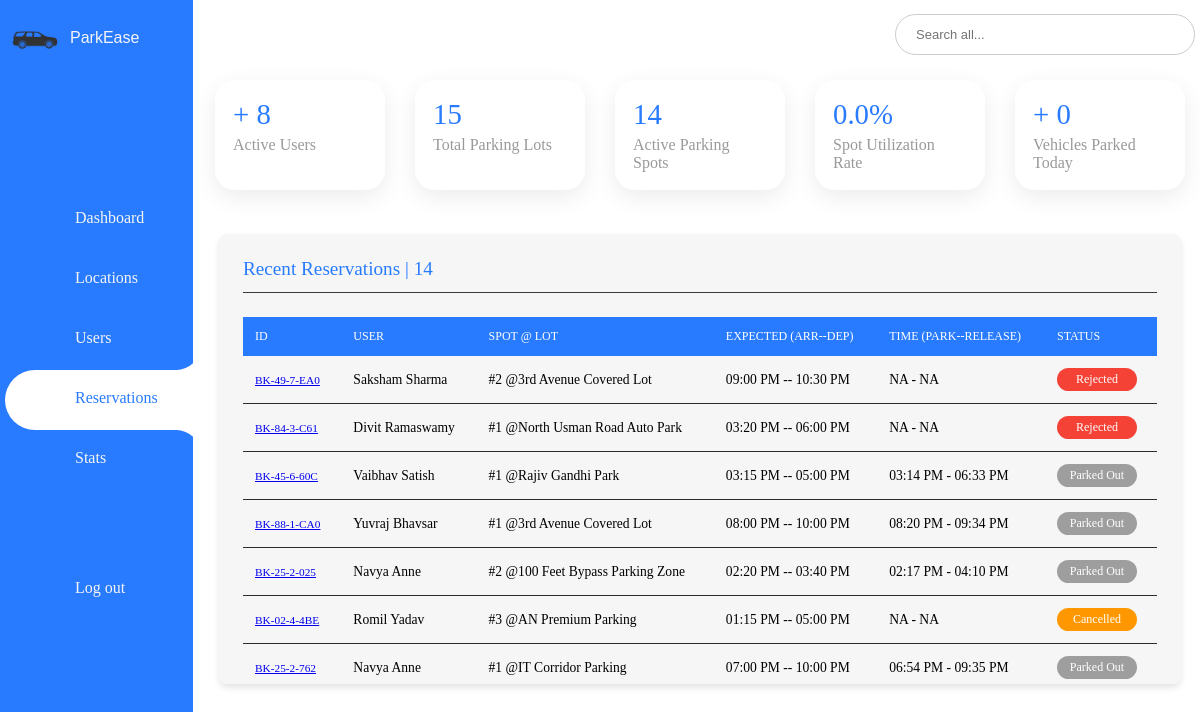
The page /admin/activity_log on the database as committed earlier.
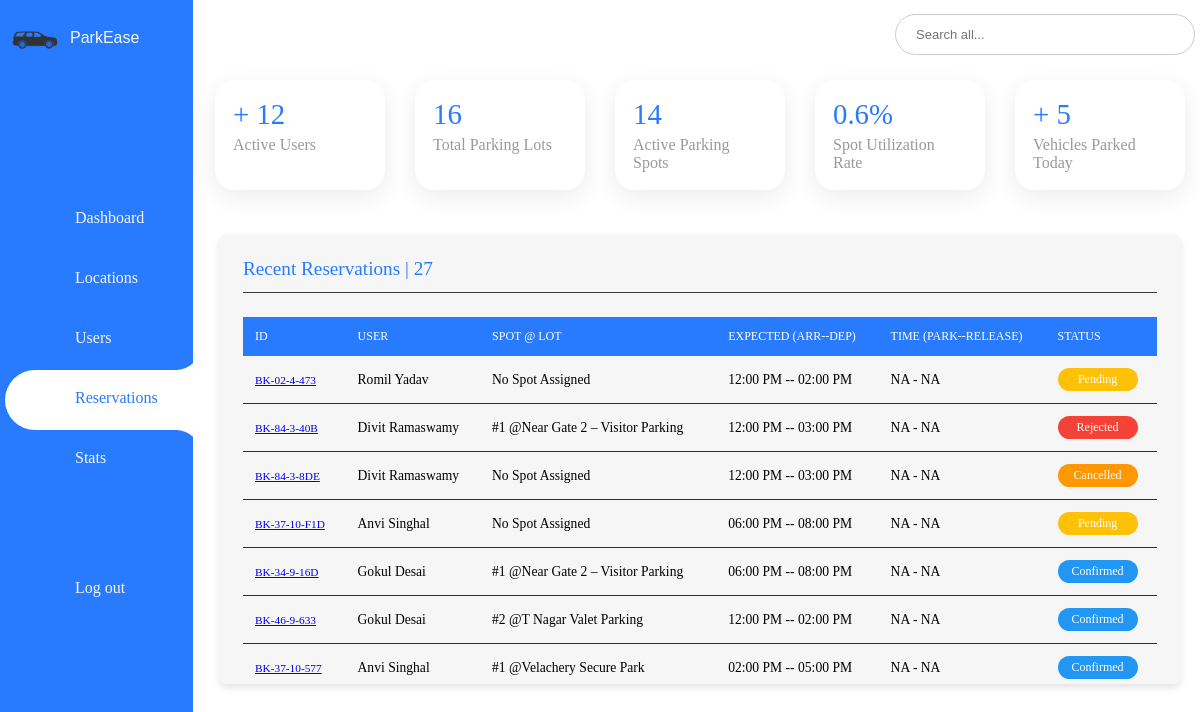
The same page on the database as committed later.
### model.py (models this page shows, shortened)
class Reservation(db.Model):
    id = db.Column(db.Integer, primary_key=True)
    booking_id = db.Column(db.String(50), unique=True, nullable=False)
    booking_timestamp = db.Column(db.DateTime, default=datetime.utcnow)
    lot_id = db.Column(db.Integer, db.ForeignKey('parking_lot.id'), nullable=False)
    spot_id = db.Column(db.Integer, db.ForeignKey('parking_spot.id'))
    user_id = db.Column(db.Integer, db.ForeignKey('user.id'))
    vehicle_id = db.Column(db.Integer, db.ForeignKey('vehicle.id'))
    expected_arrival = db.Column(db.DateTime, nullable=False)
    expected_departure = db.Column(db.DateTime, nullable=False)
    parking_timestamp = db.Column(db.DateTime)
    leaving_timestamp = db.Column(db.DateTime)
    parking_cost = db.Column(db.Float)
    status = db.Column(db.String(20), default='Pending')
    cancellation_reason = db.Column(db.String(200))
    lot = db.relationship('ParkingLot')
    spot = db.relationship('ParkingSpot', backref=db.backref('reservations', lazy='dynamic'))
    user = db.relationship('User', overlaps="reservations,user_ref")
    vehicle = db.relationship('Vehicle')

class User(db.Model, UserMixin):
    id = db.Column(db.Integer, primary_key=True)
    username = db.Column(db.String(80), unique=True)
    email = db.Column(db.String(120), unique=True, nullable=False)
    password = db.Column(db.String(200), nullable=False)
    firstname = db.Column(db.String(100))
    lastname = db.Column(db.String(100))
    gender = db.Column(db.String(10))
    phone = db.Column(db.String(15))
    address = db.Column(db.String(200))
    pin = db.Column(db.String(10))
    registration_date = db.Column(db.DateTime, default=datetime.now)
    is_active = db.Column(db.Boolean, default=True)
    reservations = db.relationship('Reservation', backref='user_ref', lazy=True)
    vehicles = db.relationship('Vehicle', backref='owner', cascade='all, delete-orphan')

class ParkingSpot(db.Model):
    id = db.Column(db.Integer, primary_key=True)
    lot_id = db.Column(db.Integer, db.ForeignKey('parking_lot.id'))
    spot_number = db.Column(db.Integer, nullable=False)
    status = db.Column(db.String(1), default='A')  # A = Available, O = Occupied

class ParkingLot(db.Model):
    id = db.Column(db.Integer, primary_key=True)
    prime_location_name = db.Column(db.String(100))
    price_per_hour = db.Column(db.Float)
    max_parking_spots = db.Column(db.Integer, nullable=False)
    available_spots = db.Column(db.Integer, nullable=False)
    available_from = db.Column(db.Time)
    available_to = db.Column(db.Time)
    is_active = db.Column(db.Boolean, default=True)
    image_url = db.Column(db.String)
    admin_notes = db.Column(db.Text)
    location_id = db.Column(db.Integer, db.ForeignKey('location.id'), nullable=False)
    spots = db.relationship('ParkingSpot', backref='lot', cascade='all, delete-orphan', lazy=True)

### routes/admin_routes.py (the view)
@admin_bp.route('/activity_log', methods=['GET', 'POST'])
def activity_log():
    users = User.query.all()
    today = datetime.today().date()
    lots = ParkingLot.query.all()
    reservations = Reservation.query.order_by(Reservation.booking_timestamp.desc()).all()
    vehicles_parked_today = Reservation.query.filter(Reservation.parking_timestamp >= datetime.combine(today, datetime.min.time())).count()
    parking_lots = []
    total_occupied_spots = 0
    total_spots = 0
    for lot in lots:
        occupied_count = ParkingSpot.query.filter_by(lot_id=lot.id, status='O').count()
        total = lot.available_spots or 1
        total_occupied_spots += occupied_count
        total_spots += total
        utilization = (occupied_count / total) * 100
        parking_lots.append({
            'id': lot.id,
            'prime_location_name': lot.prime_location_name,
            'available_spots': lot.available_spots,
            'occupied_spots': occupied_count,
            'utilization_rate': round(utilization, 1)
        })
    overall_utilization = round((total_occupied_spots / total_spots) * 100, 1) if total_spots else 0
    active_users = User.query.filter_by(is_active=True).count()
    total_parking_lots = ParkingLot.query.count()
    active_parkings = ParkingLot.query.filter_by(is_active=True).count()
    return render_template('admin/activity_log.html',
                           active_users=active_users,
                           parking_lots=parking_lots,
                           active_parkings=active_parkings,
                           total_parking_lots=total_parking_lots,
                           utilization_rate=overall_utilization,
                           vehicles_parked_today=vehicles_parked_today,
                           reservations=reservations)

### templates/admin/activity_log.html (shortened to what this page needs)
{% extends 'admin/adash_base.html' %}
{% block body %}
{% block content %}
<div class="dashboard-container">
    <div class="panel panel-left">
        <h3 class="panel-header">Recent Reservations | {{ reservations|length}} </h3>
        <table class="reservations-table">
            <thead>
                <tr>
                    <th>ID</th>
                    <th>User</th>
                    <th>Spot @ Lot</th>
                    <th>Expected (Arr--Dep)</th>
                    <th>Time (Park--Release)</th>
                    <th>Status</th>
                </tr>
            </thead>
            <tbody>
                {% for booking in reservations %}
                <tr>
                    <td>
                        <small>
                            <a href="{{ url_for('admin.booking_details', booking_id=booking.booking_id) }}"
                                class="bid-link">
                                {{ booking.booking_id }}
                            </a>
                        </small>
                    </td>
                    <td>{{ booking.user.firstname }} {{ booking.user.lastname }}</td>
                    <td>
                        {% if booking.spot %}
                        #{{ booking.spot.spot_number }} @{{ booking.spot.lot.prime_location_name }}
                        {% else %}
                        No Spot Assigned
                        {% endif %}
                    </td>
                    <td>{{ booking.expected_arrival.strftime('%I:%M %p') }} -- {{
                        booking.expected_departure.strftime('%I:%M %p') }}</td>
                    <td>
                        {% if booking.parking_timestamp and booking.leaving_timestamp %}
                        {{ booking.parking_timestamp.strftime('%I:%M %p') }} - {{
                        booking.leaving_timestamp.strftime('%I:%M %p') }}
                        {% elif booking.parking_timestamp %}
                        {{ booking.parking_timestamp.strftime('%I:%M %p') }} -- N/A
                        {% else %}
                        NA - NA
                        {% endif %}
                    </td>
                    <td>
                        <span class="status-badge status-{{ booking.status.lower().replace(' ', '_') }}">
                            {{ booking.status }}
                        </span>
                    </td>
                </tr>
                {% endfor %}
            </tbody>
        </table>
    </div>
</div>
{% endblock %}
{% endblock %}

Rows that differ between the two databases and show on the page:
no longer on this page (row unchanged): Reservation: booking_id "BK-49-7-EA0", user.firstname "Saksham", user.lastname "Sharma", spot.spot_number "2", spot.lot.prime_location_name "3rd Avenue Covered Lot", expected_arrival "09:00 PM", expected_departure "10:30 PM", shows "NA - NA", status "Rejected"
no longer on this page (row unchanged): Reservation: booking_id "BK-84-3-C61", user.firstname "Divit", user.lastname "Ramaswamy", spot.spot_number "1", spot.lot.prime_location_name "North Usman Road Auto Park", expected_arrival "03:20 PM", expected_departure "06:00 PM", shows "NA - NA", status "Rejected"
no longer on this page (row unchanged): Reservation: booking_id "BK-45-6-60C", user.firstname "Vaibhav", user.lastname "Satish", spot.spot_number "1", spot.lot.prime_location_name "Rajiv Gandhi Park", expected_arrival "03:15 PM", expected_departure "05:00 PM", parking_timestamp "03:14 PM", leaving_timestamp "06:33 PM", status "Parked Out"
no longer on this page (row unchanged): Reservation: booking_id "BK-88-1-CA0", user.firstname "Yuvraj", user.lastname "Bhavsar", spot.spot_number "1", spot.lot.prime_location_name "3rd Avenue Covered Lot", expected_arrival "08:00 PM", expected_departure "10:00 PM", parking_timestamp "08:20 PM", leaving_timestamp "09:34 PM", status "Parked Out"
no longer on this page (row unchanged): Reservation: booking_id "BK-25-2-025", user.firstname "Navya", user.lastname "Anne", spot.spot_number "2", spot.lot.prime_location_name "100 Feet Bypass Parking Zone", expected_arrival "02:20 PM", expected_departure "03:40 PM", parking_timestamp "02:17 PM", leaving_timestamp "04:10 PM", status "Parked Out"
no longer on this page (row unchanged): Reservation: booking_id "BK-02-4-4BE", user.firstname "Romil", user.lastname "Yadav", spot.spot_number "3", spot.lot.prime_location_name "AN Premium Parking", expected_arrival "01:15 PM", expected_departure "05:00 PM", shows "NA - NA", status "Cancelled"
no longer on this page (row unchanged): Reservation: booking_id "BK-25-2-762", user.firstname "Navya", user.lastname "Anne", spot.spot_number "1", spot.lot.prime_location_name "IT Corridor Parking", expected_arrival "07:00 PM", expected_departure "10:00 PM", parking_timestamp "06:54 PM", leaving_timestamp "09:35 PM", status "Parked Out"
added Reservation: booking_id "BK-02-4-473", user.firstname "Romil", user.lastname "Yadav", shows "No Spot Assigned", expected_arrival "12:00 PM", expected_departure "02:00 PM", shows "NA - NA", status "Pending"
added Reservation: booking_id "BK-84-3-40B", user.firstname "Divit", user.lastname "Ramaswamy", spot.spot_number "1", spot.lot.prime_location_name "Near Gate 2 – Visitor Parking", expected_arrival "12:00 PM", expected_departure "03:00 PM", shows "NA - NA", status "Rejected"
added Reservation: booking_id "BK-84-3-8DE", user.firstname "Divit", user.lastname "Ramaswamy", shows "No Spot Assigned", expected_arrival "12:00 PM", expected_departure "03:00 PM", shows "NA - NA", status "Cancelled"
added Reservation: booking_id "BK-37-10-F1D", user.firstname "Anvi", user.lastname "Singhal", shows "No Spot Assigned", expected_arrival "06:00 PM", expected_departure "08:00 PM", shows "NA - NA", status "Pending"
added Reservation: booking_id "BK-34-9-16D", user.firstname "Gokul", user.lastname "Desai", spot.spot_number "1", spot.lot.prime_location_name "Near Gate 2 – Visitor Parking", expected_arrival "06:00 PM", expected_departure "08:00 PM", shows "NA - NA", status "Confirmed"
added Reservation: booking_id "BK-46-9-633", user.firstname "Gokul", user.lastname "Desai", spot.spot_number "2", spot.lot.prime_location_name "T Nagar Valet Parking", expected_arrival "12:00 PM", expected_departure "02:00 PM", shows "NA - NA", status "Confirmed"
added Reservation: booking_id "BK-37-10-577", user.firstname "Anvi", user.lastname "Singhal", spot.spot_number "1", spot.lot.prime_location_name "Velachery Secure Park", expected_arrival "02:00 PM", expected_departure "05:00 PM", shows "NA - NA", status "Confirmed"
Other text that changed with them:
{{ active_users }}: "8" → "12"
{{ total_parking_lots }}: "15" → "16"
{{ utilization_rate }}: "0.0" → "0.6"
{{ vehicles_parked_today }}: "0" → "5"
{{ reservations|length }}: "14" → "27"
